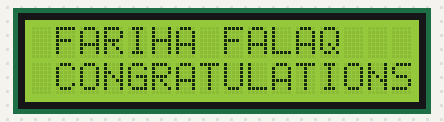
Recording of a sketch running on a simulated Arduino Uno, built with avr-gcc and run on an emulated ATmega328P. Parts: 16×2 character LCD.

Above: at 0.1 s.
At 15.3 s:
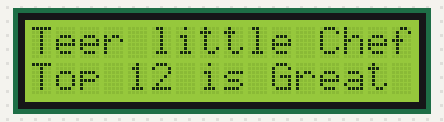
At 20.4 s:
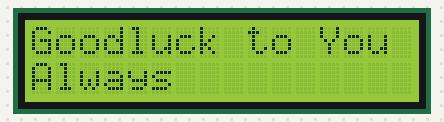
At 35.6 s:
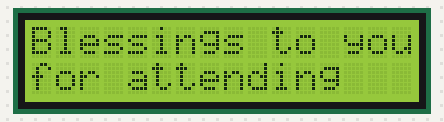

The sketch:

LCDdisplay.ino
```cpp
/* Hello World

 * How to Program LCD Display"

 */

#include <Wire.h>
#include <LiquidCrystal_I2C.h>
LiquidCrystal_I2C lcd(0x27, 16,2);

void setup()
{

}

void loop()
{
 lcd.begin();
  lcd.backlight();
  lcd.print(" FARIHA FALAQ");
  lcd.setCursor(0,1);
  lcd.print(" CONGRATULATIONS");
  delay(10000);
 // lcd.noBacklight();
  lcd.clear();
  lcd.begin();
  lcd.backlight();
  lcd.print("Blessings to you");
  lcd.setCursor(0,1);
  lcd.print("for attending");
  delay(5000);
   //lcd.noBacklight();
  lcd.clear();
  lcd.begin();
  lcd.backlight();
  lcd.print("Teer little Chef");
  lcd.setCursor(0,1);
  lcd.print("Top 12 is Great");
    delay(5000);
 lcd.clear();
  lcd.begin();
  lcd.backlight();
  lcd.print("Goodluck to You");
  lcd.setCursor(0,1);
  lcd.print("Always");
    delay(5000);
    }
```

Measured:
- what the display in image 0 shows lasts 10.0 s, from 0.1 s to 10.1 s
- what the display in image 1 shows lasts 5.0 s, from 15.3 s to 20.3 s
- what the display in image 2 shows lasts 5.1 s, from 20.4 s to 25.5 s
